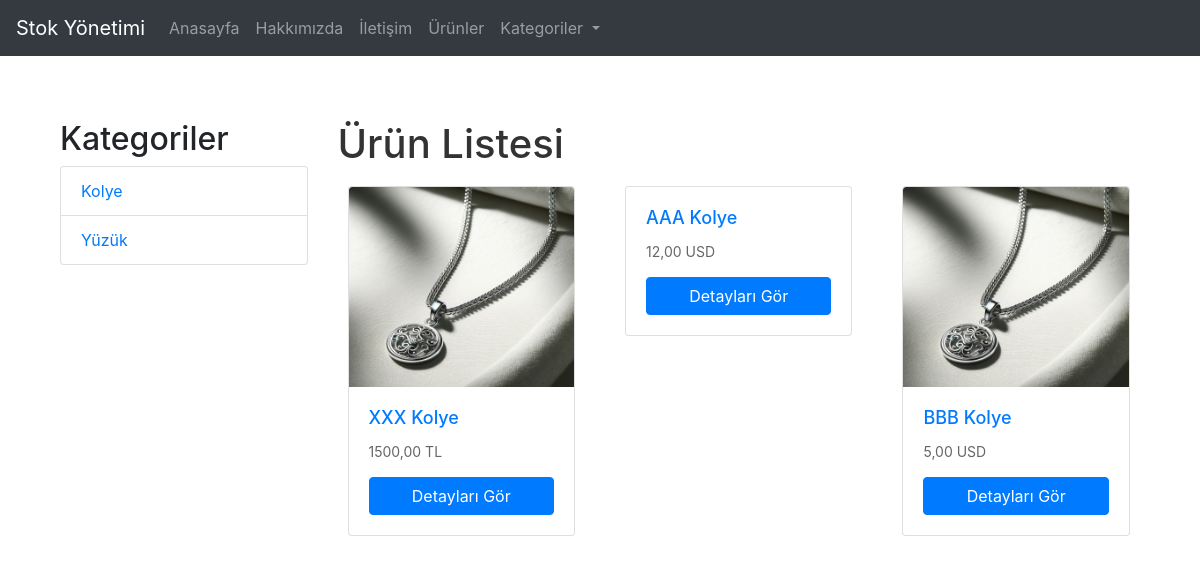
Page /urunler/?kategori_slug=kolye on the committed database.
### envanter/models.py (models this page shows, shortened)
class Kategori(models.Model):
    isim = models.CharField(max_length=100)
    slug = models.SlugField(unique=True, blank=True)
    parent = models.ForeignKey('self', null=True, blank=True, related_name='alt_kategoriler', on_delete=models.CASCADE)
    class Meta:
        verbose_name = 'Kategori'
        verbose_name_plural = 'Kategoriler'

class UrunFoto(models.Model):
    urun = models.ForeignKey(Urun, related_name='fotolar', on_delete=models.CASCADE)
    foto = models.ImageField(upload_to='urun_fotograflari/')
    class Meta:
       verbose_name = 'Ürün Fotoğraf Ekleme'
       verbose_name_plural = 'Ürün Fotoğraf Ekleme'

class Urun(models.Model):
    PARA_BIRIMLERI = [
        ('TL', 'Türk Lirası'),
        ('USD', 'Dolar'),
        ('EUR', 'Euro'),
    ]
    isim = models.CharField(max_length=200)
    slug = models.SlugField(unique=True, blank=True)
    kategori = models.ForeignKey(Kategori, on_delete=models.CASCADE)
    aciklama = models.TextField(blank=True, null=True)
    fiyat = models.DecimalField(max_digits=10, decimal_places=2)
    eski_fiyat = models.DecimalField(max_digits=10, decimal_places=2, blank=True, null=True)
    stok_miktari = models.PositiveIntegerField()
    birim = models.CharField(max_length=50, choices=[('adet', 'Adet'), ('kilo', 'Kilo')])
    para_birimi = models.CharField(max_length=3, choices=PARA_BIRIMLERI, default='TL')
    fotoğraf = models.ImageField(upload_to='urun_fotograflari/', blank=True, null=True)
    class Meta:
        verbose_name = 'Ürün'
        verbose_name_plural = 'Ürünler'

### envanter/views.py (the view)
# urls.py: path('urunler/', views.urun_listesi, name='urun_listesi'),
def urun_listesi(request):
    kategoriler = Kategori.objects.filter(parent__isnull=True)
    urunler = Urun.objects.all()
    kategori_slug = request.GET.get('kategori_slug')
    if kategori_slug:
        urunler = urunler.filter(kategori__slug=kategori_slug)
    return render(request, 'envanter/urun_listesi.html', {'urunler': urunler, 'kategoriler': kategoriler})

### envanter/templates/envanter/urun_listesi.html (shortened to what this page needs)
{% extends 'envanter/base.html' %}
{% block content %}
<div class="container">
    <div class="row">
        <div class="col-md-3">
            <h2>Kategoriler</h2>
            <ul class="list-group">
                {% for kategori in kategoriler %}
                    <li class="list-group-item">
                        <a href="?kategori_slug={{ kategori.slug }}">{{ kategori.isim }}</a>
                    </li>
                {% endfor %}
            </ul>
        </div>
        <div class="col-md-9">
            <h1>Ürün Listesi</h1>
            <div class="row">
                {% for urun in urunler %}
                    <div class="col-md-4 mb-4">
                        <div class="card">
                            {% for foto in urun.fotolar.all %}
                            <div class="carousel-item {% if forloop.first %}active{% endif %}">
                                <img src="{{ foto.foto.url }}" class="card-img-top" alt="{{ urun.isim }}">
                            </div>
                            {% endfor %}
                            <div class="card-body">
                                <h5 class="card-title">{{ urun.isim }}</h5>
                                <p class="card-text">{{ urun.fiyat }} {{ urun.para_birimi }}</p>
                                <a href="{% url 'urun_detay' urun.slug %}" class="btn btn-primary">Detayları Gör</a>
                            </div>
                        </div>
                    </div>
                {% endfor %}
            </div>
        </div>
    </div>
</div>
{% endblock %}

### static/css/styles.css (style rules this page uses)
body { font-family: -apple-system, BlinkMacSystemFont, 'Segoe UI', Roboto, 'Helvetica Neue', Arial, sans-serif; background-color: #f5f5f7; margin: 0; padding: 0; }
h1 { color: #333; font-weight: bold; margin-bottom: 20px; }
.container { padding: 20px; }
.card { border: none; border-radius: 10px; overflow: hidden; transition: transform 0.3s, box-shadow 0.3s; display: flex; flex-direction: column; margin: 10px; }
.card-img-top { border-top-left-radius: 10px; border-top-right-radius: 10px; height: 200px; object-fit: cover; }
.card-body { padding: 20px; flex: 1; display: flex; flex-direction: column; }
.card-title { font-size: 18px; margin-bottom: 10px; color: #007bff; }
.card-text { color: #666; font-size: 14px; margin-bottom: 15px; }
.mb-4 { margin-bottom: 1.5rem !important; }

### rows in the picture
Kategori: isim "Kolye"
Kategori: isim "Yüzük"
Urun: isim "XXX Kolye", fiyat "1500,00", para_birimi "TL"
UrunFoto: foto (picture)
Urun: isim "AAA Kolye", fiyat "12,00", para_birimi "USD"
Urun: isim "BBB Kolye", fiyat "5,00", para_birimi "USD"
UrunFoto: foto (picture)
